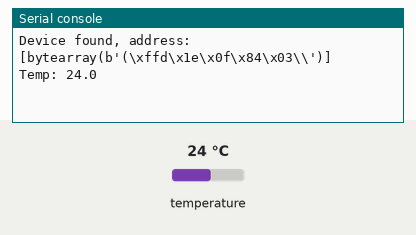
Simulated run of this program. Board: Raspberry Pi Pico running MicroPython. On the bench: the last lines printed to the serial console. The inputs (shaded band) are chosen by the test bench; at power-on: temperature 24 °C.

Above: at 1.2 s.
1.3 s: temperature set to 12 °C
At 2.9 s:
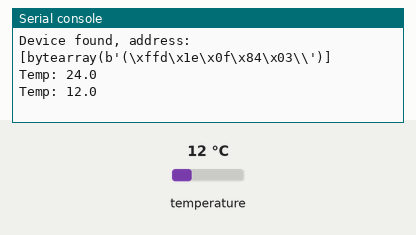
4.0 s: temperature set to 19 °C
At 4.8 s:
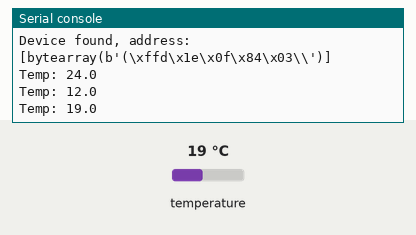
Timing chart, 0 to 7.0 s (numbered marks = the images above; inputs shaded):
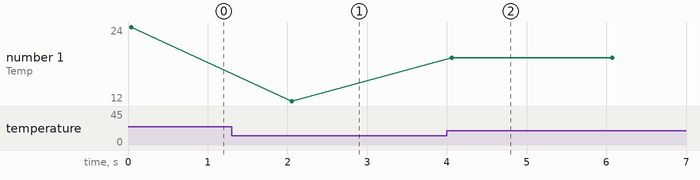

The program:

61090020_DS18B20_LiquidTempProbe.py
```python
# Assignment 3.1: DS18B20 Digital Temp Probe for Pi Pico
# Docu: https://components101.com/sensors/ds18b20-temperature-sensor

# Temperature Range: -55°C to +125°C; Accuracy: ±0.5°C
# Black  Cable: GND
# Yellow Cable: Connect to a I2C SDA port
# Red    Cable: 3.3/5V

import time
import machine
import onewire, ds18x20

temp_probe = ds18x20.DS18X20(onewire.OneWire( machine.Pin(0) ))
roms = temp_probe.scan() #scan for device bus

if roms[0]: # if found, print out the address for the first probe
    print('Device found, address: ', roms)
else:
    exit

while True:
    print('Temp:', end=' ')
    temp_probe.convert_temp() # wait at least 750ms before read value
    print(temp_probe.read_temp(roms[0]), end='\n')
    time.sleep(2)
```

Measured:
- after the input at 1.3 s, the serial console: prints a new line after 0.75 s (image 1)
- after the input at 4.0 s, the serial console: prints a new line after 0.06 s (image 2)
- plotted number 1: 24 → 12 after the input at 1.3 s, 12 → 19 after the input at 4.0 s
